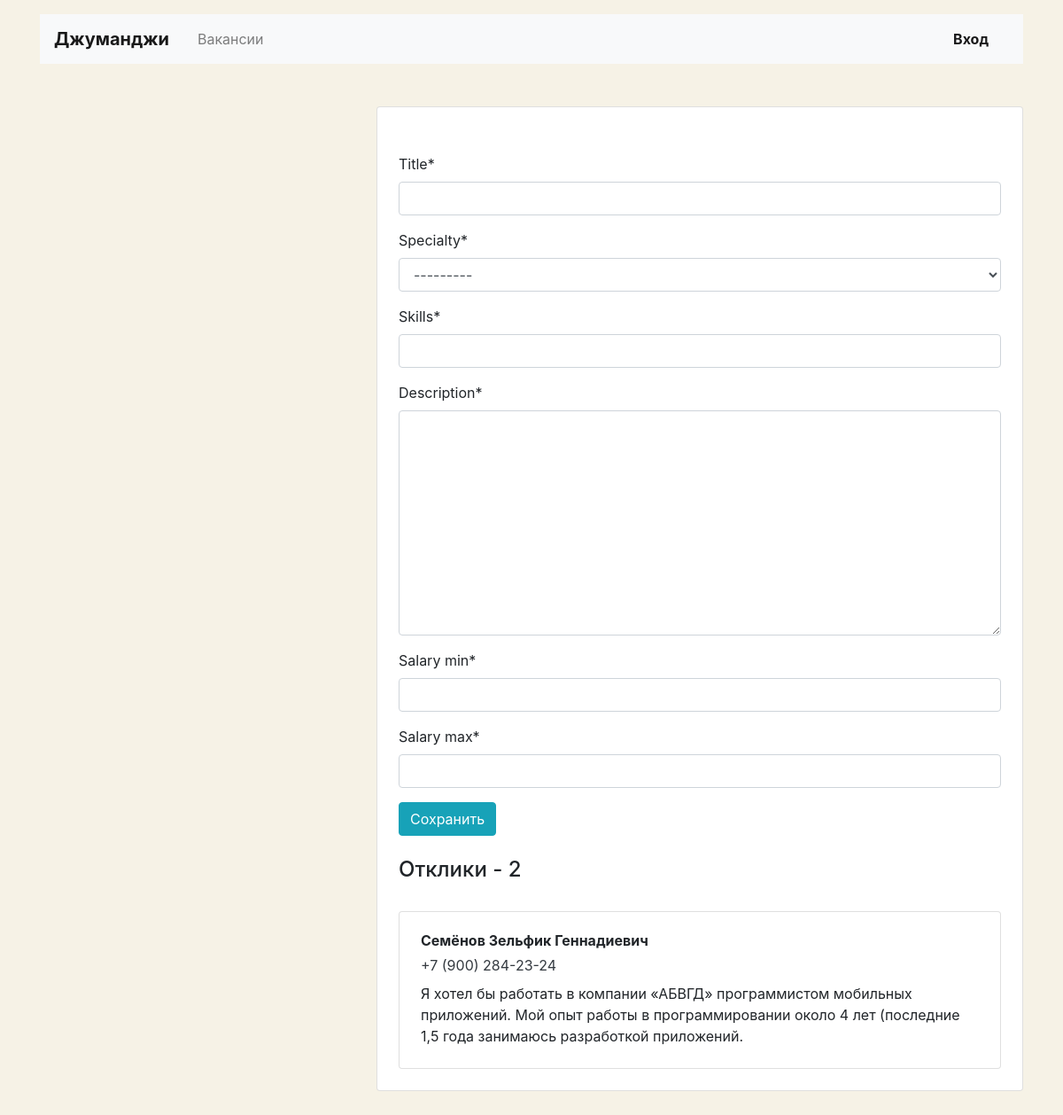
Page /mycompany/vacancies/1 (signed in) on the earlier database version.
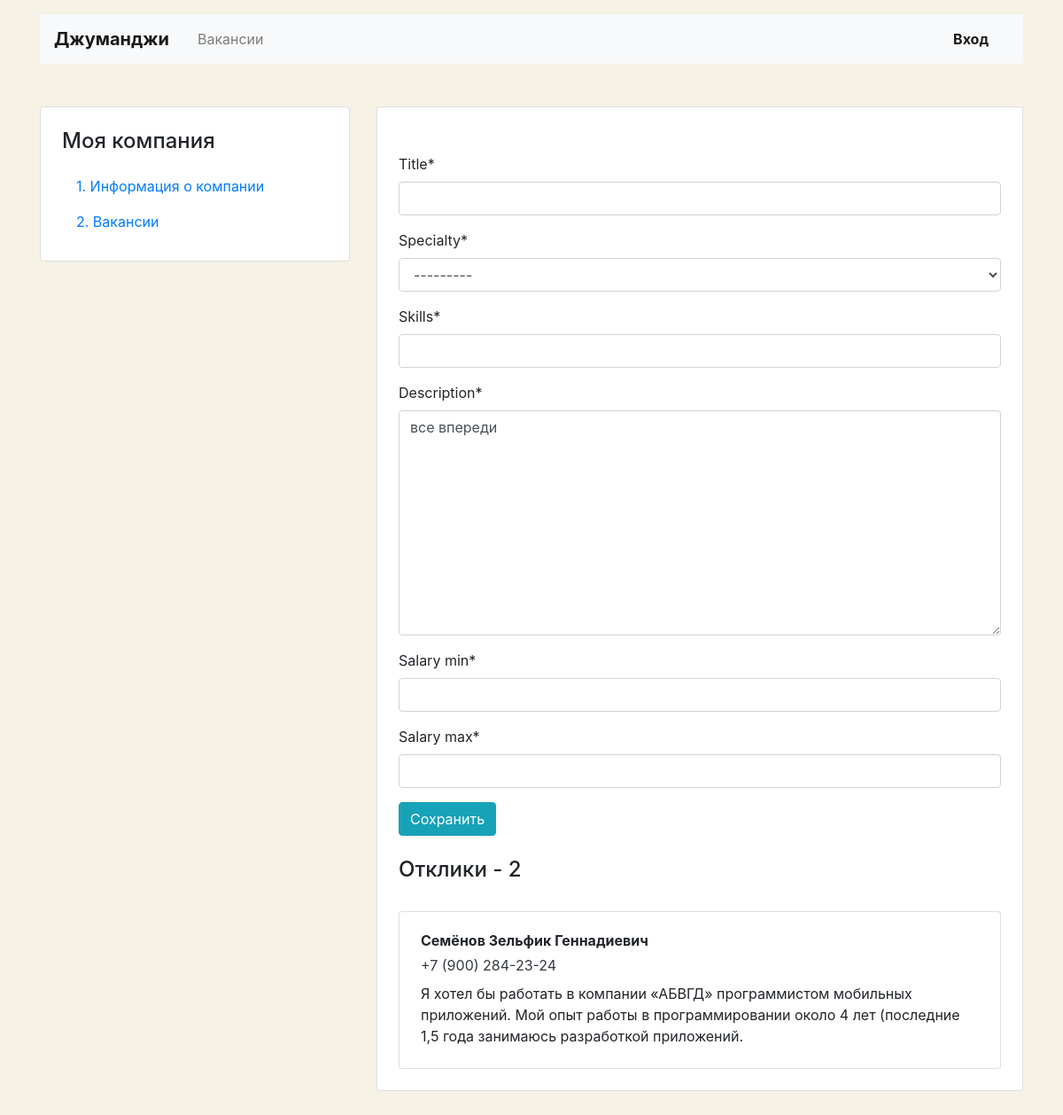
Same page on the later database version.
### vacancies/models.py (models this page shows, shortened)
class Company(models.Model):
    name = models.CharField(max_length=50)
    location = models.CharField(max_length=30)
    logo = models.ImageField(upload_to='images/logo/')
    description = models.TextField()
    employee_count = models.IntegerField()
    owner = models.OneToOneField(User,null=True,  on_delete=models.PROTECT, related_name='company')
    class Meta:
       verbose_name_plural = 'Companies'

### vacancies/views.py (the view, shortened to what this page needs)
# urls.py: path('mycompany/vacancies/<int:vacancy_id>', views.MycompanyVacancy.as_view(), name='mycompany_vacancy'),
class MycompanyVacancy(LoginRequiredMixin, FormMixin, DetailView):
    model=Vacancy
    context_object_name='vacancy'
    form_class=VacancyForm
    template_name='company/vacancy-edit.html'
    pk_url_kwarg='vacancy_id'
    queryset=Vacancy.objects.select_related('company', 'specialty')
    def get(self, request, *args, **kwargs):
        try:
            return self.render_to_response({
                'form': self.form_class(instance=request.user.company),
            })
        except ObjectDoesNotExist:
            messages.info(request, 'У вас пока нет вакансий, но вы можете создать первую!')
            return self.render_to_response({
                'form': self.form_class(),
            })

### vacancies/forms.py
class VacancyForm(forms.ModelForm):
    class Meta:
        model = Vacancy
        exclude = ('company', 'published_at')

### vacancies/models.py (called while the page is built)
    def __str__(self):
        return self.title

### vacancies/templates/company/vacancy-edit.html (shortened to what this page needs)
{% extends 'base.html' %}
{% load crispy_forms_tags %}
{% block content %}
  <main class="container mt-3 pb-5">
    <div class="row mt-5">
      <div class="col-12 col-lg-4">
        {% if request.user.company %}
          {% include 'company/mycompany-nav.html' %}
          {% endif %}
      </div>
      <div class="col-12 col-lg-8">
        <div class="card">
          <div class="card-body px-4 pb-4 tab-content">
            <section>
              <h2 class="h4 pt-2 pb-3">{{ vacancy.specialty.code|capfirst }} {{ vacancy.title }}</h2>
              <form action="{{ request.path }}" method="post" enctype="multipart/form-data">
                 {{ form|crispy }}
                <div class="form-group">
                  <input type="submit" class="btn btn-info" value="Сохранить">
                </div>
               </form>
              <h2 class="h4 pt-2 pb-3">Отклики - 2</h2>
              <div class="card mt-3">
                <div class="card-body px-4">
                  <p class="mb-1 font-weight-bold">Семёнов Зельфик Геннадиевич</p>
                  <p class="mb-2"><a href="tel:+79002842324" class="text-dark">+7 (900) 284-23-24</a></p>
                  <p class="mb-1">Я&nbsp;хотел&nbsp;бы работать в&nbsp;компании &laquo;АБВГД&raquo; программистом мобильных приложений. Мой опыт работы в&nbsp;программировании около 4&nbsp;лет (последние 1,5 года занимаюсь разработкой приложений.</p>
                </div>
              </div>
            </section>
          </div>
        </div>
      </div>
    </div>
  </main>
{% endblock content %}

Differences in the rows shown:
added Company: description "все впереди"
Other differences:
text now shown: "Моя компания 1. Информация о компании 2. Вакансии"
